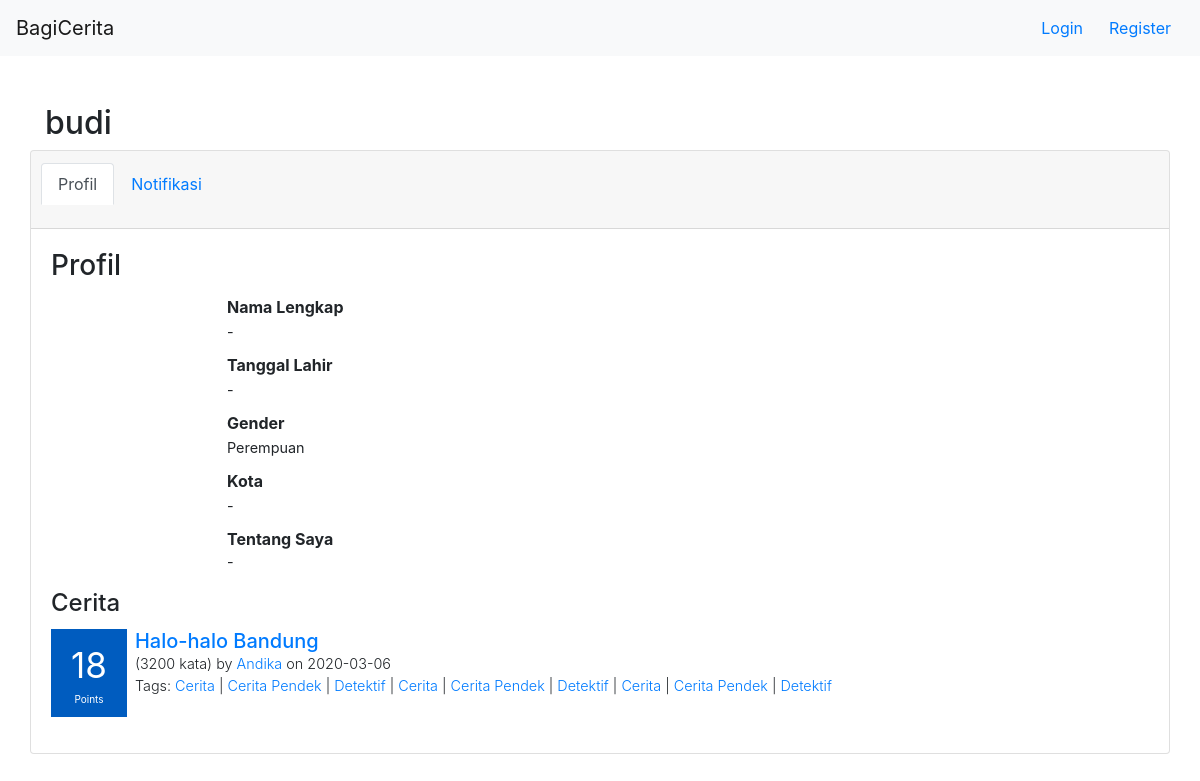
/user/budi/profile, run on an earlier commit of the app's database.
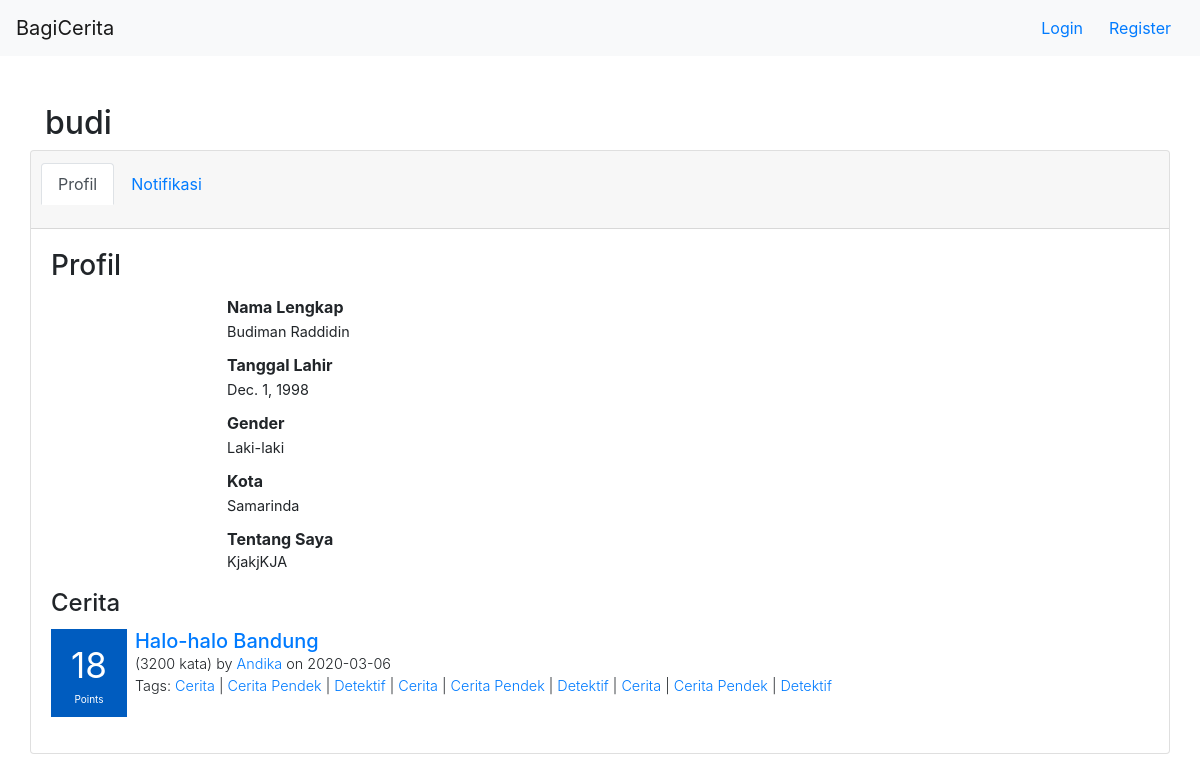
And on a later commit of the database.
### user/models.py (models this page shows, shortened)
class Profile(models.Model):
    user = models.OneToOneField(User, on_delete=models.CASCADE)
    nama_lengkap = models.CharField(max_length=30, blank=True)
    tanggal_lahir = models.DateField(null=True, blank=True)
    Laki = 'L'
    Perempuan = 'P'
    GENDER_CHOICES = [
        (Laki, 'Laki-laki'),
        (Perempuan, 'Perempuan'),
    ]
    gender = models.CharField(max_length=30,blank=True, choices=GENDER_CHOICES)
    kota = models.CharField(max_length=30, blank=True)
    tentang_saya = models.TextField(blank=True)

### user/views.py (the view)
# urls.py: path('<str:username>/profile',user_profile_view,name="user_profile"),
def user_profile_view(request,username):
    user = User.objects.filter(username=username).first()
    context = {
        "img":"user/123/something.jpg",
        "nama_lengkap":"-",
        "tanggal_lahir":"-",
        "gender":"-",
        "kota":"-",
        "tentang_saya":"-",
        "page":"profil",
        "user":username
    }
    try:
        profile = user.profile
        context['nama_lengkap'] = profile.nama_lengkap
        context['tanggal_lahir'] = profile.tanggal_lahir
        context['gender'] = profile.gender
        context['kota'] = profile.kota
        context['tentang_saya'] = profile.tentang_saya
    except Profile.DoesNotExist:
        pass
    return render(request,"user/user_profile.html",context)

### bagicerita/context_processor.py (called while the page is built)
def get_auth_form(request):
    registerForm = UserCreationForm()
    return{
        'register_form':registerForm
    }

def check_if_logged_in(request):
    if request.user.is_authenticated:
        return{
            'logged_in':True,
            'username':request.user.username
        }
    else:
        return {
            'logged_in':False
        }

### user/templatetags/user_tags.py (called while the page is built)
@register.filter(name="render_gender")
def render_gender(gender):
    if (gender == "L"):
        return "Laki-laki"
    else:
        return "Perempuan"

### templates/user/user_profile.html (shortened to what this page needs)
{% extends 'base.html' %}
{% load static %}
{% load user_tags %}
{% block content %}
    {% include 'navbar.html' %}
    <div class="container mt-5">
        <h2>{{user}}</h2>
        <div class="row">
            <div class="card" style="width: 100%">
                {% include 'user/profile_tab.html' %}
                <div class="card-body">
                    <h3 class="card-title">Profil</h3>
                    <div class="profile">
                        <div {% if img %} style="background-image: url('http://localhost:8000/static/{{ img }}')" {% endif %} class="profile-img"></div>
                        <div class="profile-info ml-5">
                            <div class="row-info">
                                <span class="label font-weight-bold">Nama Lengkap</span>
                                <span class="info">{{nama_lengkap}}</span>
                            </div>
                            <div class="row-info">
                                <span class="label font-weight-bold">Tanggal Lahir</span>
                                <span class="info">{{tanggal_lahir}}</span>
                            </div>
                            <div class="row-info">
                                <span class="label font-weight-bold">Gender</span>
                                <span class="info">{{gender|render_gender}}</span>
                            </div>
                            <div class="row-info">
                                <span class="label font-weight-bold">Kota</span>
                                <span class="info">{{kota}}</span>
                            </div>
                            <div class="row-info">
                                <span class="label font-weight-bold">Tentang Saya</span>
                                <p class="info">{{tentang_saya}}</p>
                            </div>
                        </div>
                    </div>
                    <h4 class="card-title">Cerita</h4>
                    <div class="story-box mb-3">
                        <div class="score-box mr-2">
                            <div class="points-number text-center mb-0">18</div>
                            <div class="points-text text-center">Points</div>
                        </div>
                        <div class="info">
                            <h5 class="mb-0"><a href="google.com">Halo-halo Bandung</a></h5>
                            <span class="text-story-info text font-weight-light">(3200 kata) by <a href="youtube.com">Andika</a> on 2020-03-06</span>
                            <span class="text-story-info text tags font-weight-light">Tags: <a href="twitter.com">Cerita</a> | <a href="twitter.com">Cerita Pendek</a> | <a href="twitter.com">Detektif</a>
                                | <a href="twitter.com">Cerita</a> | <a href="twitter.com">Cerita Pendek</a> | <a href="twitter.com">Detektif</a>
                                | <a href="twitter.com">Cerita</a> | <a href="twitter.com">Cerita Pendek</a> | <a href="twitter.com">Detektif</a>
                            </span>
                        </div>
                    </div>
                </div>
            </div>
        </div>
    </div>
{% endblock %}

What changed in the data, as far as the page shows it:
added Profile: nama_lengkap "Budiman Raddidin", tanggal_lahir "Dec. 1, 1998", kota "Samarinda", tentang_saya "KjakjKJA"
Also different on the page:
{{ gender|render_gender }}: "Perempuan" → "Laki-laki"
{{ nama_lengkap }}: "-" → (not shown)
{{ tanggal_lahir }}: "-" → (not shown)
{{ kota }}: "-" → (not shown)
{{ tentang_saya }}: "-" → (not shown)
